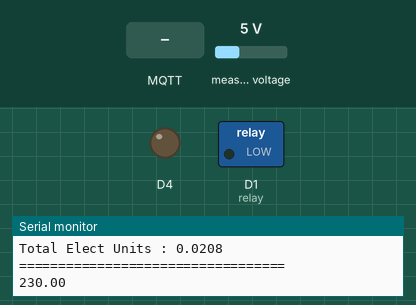
Simulated run of this sketch. Board: ESP8266 (NodeMCU). Shown: switched loads named in the sketch (green lamp = pin HIGH), output pins drawn as LEDs (lit = HIGH), the last lines printed to the serial monitor. Inputs (shaded band) come from the test bench; at power-on: measured voltage 5 V. WiFi joins after 1.5 s; servers stay silent unless stated; random numbers use the default seed unless the sketch sets one; no MQTT or app messages arrive unless stated.

Above: at 2.7 s.
2.8 s: MQTT message "ON" arrives on the first subscribed topic
At 3.5 s:
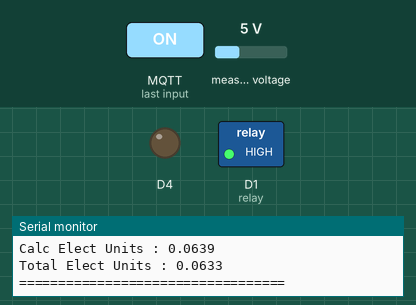
4.3 s: MQTT message "OFF" arrives on the first subscribed topic
At 5.7 s:
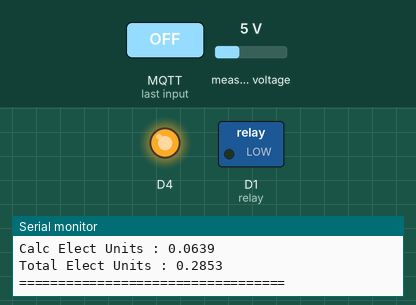
Timing chart, 0 to 7.3 s (numbered marks = the images above; inputs shaded):
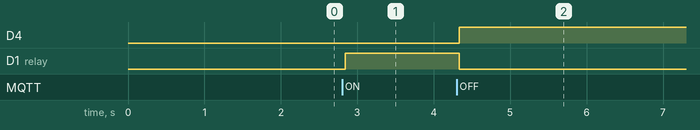

The sketch:

mqtt_on_off_light.ino
```cpp
/*
 Basic ESP8266 MQTT example

 This sketch demonstrates the capabilities of the pubsub library in combination
 with the ESP8266 board/library.

 It connects to an MQTT server then:
  - publishes "hello world" to the topic "outTopic" every two seconds
  - subscribes to the topic "inTopic", printing out any messages
    it receives. NB - it assumes the received payloads are strings not binary
  - If the first character of the topic "inTopic" is an 1, switch ON the ESP Led,
    else switch it off

 It will reconnect to the server if the connection is lost using a blocking
 reconnect function. See the 'mqtt_reconnect_nonblocking' example for how to
 achieve the same result without blocking the main loop.

 To install the ESP8266 board, (using Arduino 1.6.4+):
  - Add the following 3rd party board manager under "File -> Preferences -> Additional Boards Manager URLs":
       http://arduino.esp8266.com/stable/package_esp8266com_index.json
  - Open the "Tools -> Board -> Board Manager" and click install for the ESP8266"
  - Select your ESP8266 in "Tools -> Board"

*/

#include <ESP8266WiFi.h>
#include <PubSubClient.h>
#include <PZEM004T.h>

// Update these with values suitable for your network.

int relay = 5; // Connect to D1

const char* ssid = "KornDva";
const char* password = "Kornasak39";
const char* mqtt_server = "broker.mqtt-dashboard.com";

WiFiClient espClient;
PubSubClient client(espClient);
long lastMsg = 0;
char msg[50];
int value = 0;

// PZEM004T Sensor
PZEM004T pzem(D6, D7); // (TX,RX) connect to D6,D7 of PZEM
IPAddress ip(192, 168, 1, 1);
float current_elec;
float elec_Total;
float elec_Units;

void setup_wifi() {

  delay(10);
  // We start by connecting to a WiFi network
  Serial.println();
  Serial.print("Connecting to ");
  Serial.println(ssid);

  WiFi.begin(ssid, password);

  while (WiFi.status() != WL_CONNECTED) {
    delay(500);
    Serial.print(".");
  }

  randomSeed(micros());

  Serial.println("");
  Serial.println("WiFi connected");
  Serial.println("IP address: ");
  Serial.println(WiFi.localIP());
}

void callback(char* topic, byte* payload, unsigned int length) {
  String text = "";
  Serial.print("Message arrived [");
  Serial.print(topic);
  Serial.print("] ");
  for (int i = 0; i < length; i++) {
    text += (char)payload[i];
  }
//  Serial.print(text);
//  Serial.println();

  // Switch on the LED if an 1 was received as first character
  if (text == "ON") {
    Serial.println("ON");
    digitalWrite (relay, HIGH);
    digitalWrite(BUILTIN_LED, LOW);   // Turn the LED on (Note that LOW is the voltage level
    // but actually the LED is on; this is because
    // it is active low on the ESP-01)
  } else if (text == "OFF") {
    Serial.println("OFF");
    digitalWrite (relay, LOW);
    digitalWrite(BUILTIN_LED, HIGH);  // Turn the LED off by making the voltage HIGH
  } else {
    Serial.println(text);
  }

}

void reconnect() {
  // Loop until we're reconnected
  while (!client.connected()) {
    Serial.print("Attempting MQTT connection...");
    // Create a random client ID
    String clientId = "ESP8266Client-";
    clientId += String(random(0xffff), HEX);
    // Attempt to connect
    if (client.connect(clientId.c_str())) {
      Serial.println("connected");
      // Once connected, publish an announcement...
//      client.publish("myTopic", "hello world");
      // ... and resubscribe
      client.subscribe("myTopic");
    } else {
      Serial.print("failed, rc=");
      Serial.print(client.state());
      Serial.println(" try again in 5 seconds");
      // Wait 5 seconds before retrying
      delay(5000);
    }
  }
}

void setup() {
  pinMode(relay, OUTPUT);
  pinMode(BUILTIN_LED, OUTPUT);     // Initialize the BUILTIN_LED pin as an output
  Serial.begin(115200);
  setup_wifi();
  client.setServer(mqtt_server, 1883);
  client.setCallback(callback);
}

void elecCount() {
  Serial.println(pzem.voltage(ip));
  current_elec = pzem.voltage(ip) / 3600;
  elec_Total += current_elec;
  elec_Units += elec_Total / 1000; // Convert W/sec to W/h
}

void loop() {

  if (!client.connected()) {
    reconnect();
  }
  elecCount();
  Serial.print ("Calc Elect Units : ");
  Serial.println (current_elec, 4);
  Serial.print ("Total Elect Units : ");
  Serial.println (elec_Units, 4);
  Serial.println("==================================");
  client.loop();

//  long now = millis();
//  if (now - lastMsg > 2000) {
//    lastMsg = now;
//    ++value;
//    snprintf (msg, 50, "hello world #%ld", value);
//    Serial.print("Publish message: ");
//    Serial.println(msg);
//    client.publish("myTopic", msg);
//  }
}
```

Measured:
- after the input at 2.8 s, D1 (relay): LOW → HIGH at once
- after the input at 4.3 s, D4: LOW → HIGH at once; D1 (relay): HIGH → LOW at once
